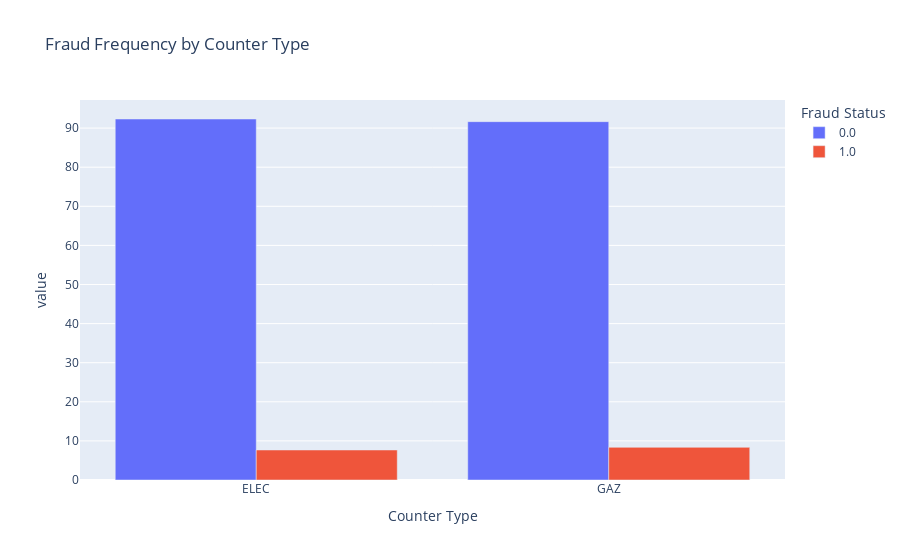

Write notebook code for a chart like this one.
### Markdown cell above
1. What is the frequency of each unique counter_type across fraud categories?

### Code cell
fraud_freq = pd.crosstab(df['counter_type'], df['target'], normalize='index') * 100
fraud_counts = pd.crosstab(df['counter_type'], df['target'])

#  plotly
fig = px.bar(fraud_freq,
             title='Fraud Frequency by Counter Type',
             labels={'counter_type': 'Counter Type', 'target': 'Fraud Status'},
             barmode='group')
fig.show()

### Figure 1 — Plotly figure (JSON) as saved in the notebook; plotly's stock layout.template omitted (floating-point values rounded to 4 significant figures)
{"data": [{"alignmentgroup": "True", "hovertemplate": "Fraud Status=0.0<br>Counter Type=%{x}<br>value=%{y}<extra></extra>", "legendgroup": "0.0", "marker": {"color": "#636efa", "pattern": {"shape": ""}}, "name": "0.0", "offsetgroup": "0.0", "orientation": "v", "showlegend": true, "textposition": "auto", "type": "bar", "x": ["ELEC", "GAZ"], "xaxis": "x", "y": [92.32, 91.64], "yaxis": "y"}, {"alignmentgroup": "True", "hovertemplate": "Fraud Status=1.0<br>Counter Type=%{x}<br>value=%{y}<extra></extra>", "legendgroup": "1.0", "marker": {"color": "#EF553B", "pattern": {"shape": ""}}, "name": "1.0", "offsetgroup": "1.0", "orientation": "v", "showlegend": true, "textposition": "auto", "type": "bar", "x": ["ELEC", "GAZ"], "xaxis": "x", "y": [7.675, 8.356], "yaxis": "y"}], "layout": {"barmode": "group", "legend": {"title": {"text": "Fraud Status"}, "tracegroupgap": 0}, "title": {"text": "Fraud Frequency by Counter Type"}, "xaxis": {"anchor": "y", "domain": [0, 1], "title": {"text": "Counter Type"}}, "yaxis": {"anchor": "x", "domain": [0, 1], "title": {"text": "value"}}}}
